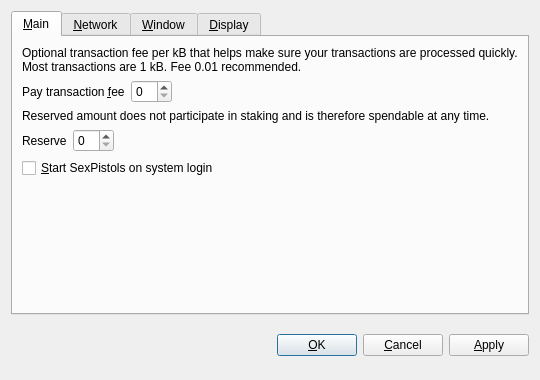
<?xml version="1.0" encoding="UTF-8"?>
<ui version="4.0">
 <class>OptionsDialog</class>
 <widget class="QDialog" name="OptionsDialog">
  <property name="geometry">
   <rect>
    <x>0</x>
    <y>0</y>
    <width>540</width>
    <height>380</height>
   </rect>
  </property>
  <property name="windowTitle">
   <string>Options</string>
  </property>
  <property name="modal">
   <bool>true</bool>
  </property>
  <layout class="QVBoxLayout" name="verticalLayout">
   <item>
    <widget class="QTabWidget" name="tabWidget">
     <property name="tabPosition">
      <enum>QTabWidget::North</enum>
     </property>
     <property name="currentIndex">
      <number>0</number>
     </property>
     <widget class="QWidget" name="tabMain">
      <attribute name="title">
       <string>&amp;Main</string>
      </attribute>
      <layout class="QVBoxLayout" name="verticalLayout_Main">
       <item>
        <widget class="QLabel" name="transactionFeeInfoLabel">
         <property name="text">
          <string>Optional transaction fee per kB that helps make sure your transactions are processed quickly. Most transactions are 1 kB. Fee 0.01 recommended.</string>
         </property>
         <property name="textFormat">
          <enum>Qt::PlainText</enum>
         </property>
         <property name="wordWrap">
          <bool>true</bool>
         </property>
        </widget>
       </item>
       <item>
        <layout class="QHBoxLayout" name="horizontalLayoutFee">
         <item>
          <widget class="QLabel" name="transactionFeeLabel">
           <property name="text">
            <string>Pay transaction &amp;fee</string>
           </property>
           <property name="textFormat">
            <enum>Qt::PlainText</enum>
           </property>
           <property name="buddy">
            <cstring>transactionFee</cstring>
           </property>
          </widget>
         </item>
         <item>
          <widget class="BitcoinAmountField" name="transactionFee"/>
         </item>
         <item>
          <spacer name="horizontalSpacerFee">
           <property name="orientation">
            <enum>Qt::Horizontal</enum>
           </property>
           <property name="sizeHint" stdset="0">
            <size>
             <width>40</width>
             <height>20</height>
            </size>
           </property>
          </spacer>
         </item>
        </layout>
       </item>
       <item>
        <widget class="QLabel" name="reserveBalanceInfoLabel">
         <property name="text">
          <string>Reserved amount does not participate in staking and is therefore spendable at any time.</string>
         </property>
         <property name="textFormat">
          <enum>Qt::PlainText</enum>
         </property>
         <property name="wordWrap">
          <bool>true</bool>
         </property>
        </widget>
       </item>
       <item>
        <layout class="QHBoxLayout" name="horizontalLayoutReserveBalance">
         <item>
          <widget class="QLabel" name="reserveBalanceLabel">
           <property name="text">
            <string>Reserve</string>
           </property>
           <property name="textFormat">
            <enum>Qt::PlainText</enum>
           </property>
           <property name="buddy">
            <cstring>reserveBalance</cstring>
           </property>
          </widget>
         </item>
         <item>
          <widget class="BitcoinAmountField" name="reserveBalance"/>
         </item>
         <item>
          <spacer name="horizontalSpacerReserveBalance">
           <property name="orientation">
            <enum>Qt::Horizontal</enum>
           </property>
           <property name="sizeHint" stdset="0">
            <size>
             <width>40</width>
             <height>20</height>
            </size>
           </property>
          </spacer>
         </item>
        </layout>
       </item>
       <item>
        <widget class="QCheckBox" name="bitcoinAtStartup">
         <property name="toolTip">
          <string>Automatically start SexPistols after logging in to the system.</string>
         </property>
         <property name="text">
          <string>&amp;Start SexPistols on system login</string>
         </property>
        </widget>
       </item>
       <item>
        <spacer name="verticalSpacer_Main">
         <property name="orientation">
          <enum>Qt::Vertical</enum>
         </property>
         <property name="sizeHint" stdset="0">
          <size>
           <width>20</width>
           <height>40</height>
          </size>
         </property>
        </spacer>
       </item>
      </layout>
     </widget>
     <widget class="QWidget" name="tabNetwork">
      <attribute name="title">
       <string>&amp;Network</string>
      </attribute>
      <layout class="QVBoxLayout" name="verticalLayout_Network">
       <item>
        <widget class="QCheckBox" name="mapPortUpnp">
         <property name="toolTip">
          <string>Automatically open the SexPistols client port on the router. This only works when your router supports UPnP and it is enabled.</string>
         </property>
         <property name="text">
          <string>Map port using &amp;UPnP</string>
         </property>
        </widget>
       </item>
       <item>
        <widget class="QCheckBox" name="connectSocks">
         <property name="toolTip">
          <string>Connect to the SexPistols network through a SOCKS proxy (e.g. when connecting through Tor).</string>
         </property>
         <property name="text">
          <string>&amp;Connect through SOCKS proxy:</string>
         </property>
        </widget>
       </item>
       <item>
        <layout class="QHBoxLayout" name="horizontalLayout_Network">
         <item>
          <widget class="QLabel" name="proxyIpLabel">
           <property name="text">
            <string>Proxy &amp;IP:</string>
           </property>
           <property name="textFormat">
            <enum>Qt::PlainText</enum>
           </property>
           <property name="buddy">
            <cstring>proxyIp</cstring>
           </property>
          </widget>
         </item>
         <item>
          <widget class="QValidatedLineEdit" name="proxyIp">
           <property name="maximumSize">
            <size>
             <width>140</width>
             <height>16777215</height>
            </size>
           </property>
           <property name="toolTip">
            <string>IP address of the proxy (e.g. 127.0.0.1)</string>
           </property>
          </widget>
         </item>
         <item>
          <widget class="QLabel" name="proxyPortLabel">
           <property name="text">
            <string>&amp;Port:</string>
           </property>
           <property name="textFormat">
            <enum>Qt::PlainText</enum>
           </property>
           <property name="buddy">
            <cstring>proxyPort</cstring>
           </property>
          </widget>
         </item>
         <item>
          <widget class="QLineEdit" name="proxyPort">
           <property name="maximumSize">
            <size>
             <width>55</width>
             <height>16777215</height>
            </size>
           </property>
           <property name="toolTip">
            <string>Port of the proxy (e.g. 9050)</string>
           </property>
          </widget>
         </item>
         <item>
          <widget class="QLabel" name="socksVersionLabel">
           <property name="text">
            <string>SOCKS &amp;Version:</string>
           </property>
           <property name="textFormat">
            <enum>Qt::PlainText</enum>
           </property>
           <property name="buddy">
            <cstring>socksVersion</cstring>
           </property>
          </widget>
         </item>
         <item>
          <widget class="QValueComboBox" name="socksVersion">
           <property name="toolTip">
            <string>SOCKS version of the proxy (e.g. 5)</string>
           </property>
          </widget>
         </item>
         <item>
          <spacer name="horizontalSpacer_Network">
           <property name="orientation">
            <enum>Qt::Horizontal</enum>
           </property>
           <property name="sizeHint" stdset="0">
            <size>
             <width>40</width>
             <height>20</height>
            </size>
           </property>
          </spacer>
         </item>
        </layout>
       </item>
       <item>
        <spacer name="verticalSpacer_Network">
         <property name="orientation">
          <enum>Qt::Vertical</enum>
         </property>
         <property name="sizeHint" stdset="0">
          <size>
           <width>20</width>
           <height>40</height>
          </size>
         </property>
        </spacer>
       </item>
      </layout>
     </widget>
     <widget class="QWidget" name="tabWindow">
      <attribute name="title">
       <string>&amp;Window</string>
      </attribute>
      <layout class="QVBoxLayout" name="verticalLayout_Window">
       <item>
        <widget class="QCheckBox" name="minimizeToTray">
         <property name="toolTip">
          <string>Show only a tray icon after minimizing the window.</string>
         </property>
         <property name="text">
          <string>&amp;Minimize to the tray instead of the taskbar</string>
         </property>
        </widget>
       </item>
       <item>
        <widget class="QCheckBox" name="minimizeOnClose">
         <property name="toolTip">
          <string>Minimize instead of exit the application when the window is closed. When this option is enabled, the application will be closed only after selecting Quit in the menu.</string>
         </property>
         <property name="text">
          <string>M&amp;inimize on close</string>
         </property>
        </widget>
       </item>
       <item>
        <spacer name="verticalSpacer_Window">
         <property name="orientation">
          <enum>Qt::Vertical</enum>
         </property>
         <property name="sizeHint" stdset="0">
          <size>
           <width>20</width>
           <height>40</height>
          </size>
         </property>
        </spacer>
       </item>
      </layout>
     </widget>
     <widget class="QWidget" name="tabDisplay">
      <attribute name="title">
       <string>&amp;Display</string>
      </attribute>
      <layout class="QVBoxLayout" name="verticalLayout_Display">
       <item>
        <layout class="QHBoxLayout" name="horizontalLayout_1_Display">
         <item>
          <widget class="QLabel" name="langLabel">
           <property name="text">
            <string>User Interface &amp;language:</string>
           </property>
           <property name="textFormat">
            <enum>Qt::PlainText</enum>
           </property>
           <property name="buddy">
            <cstring>lang</cstring>
           </property>
          </widget>
         </item>
         <item>
          <widget class="QValueComboBox" name="lang">
           <property name="toolTip">
            <string>The user interface language can be set here. This setting will take effect after restarting SexPistols.</string>
           </property>
          </widget>
         </item>
        </layout>
       </item>
       <item>
        <layout class="QHBoxLayout" name="horizontalLayout_2_Display">
         <item>
          <widget class="QLabel" name="unitLabel">
           <property name="text">
            <string>&amp;Unit to show amounts in:</string>
           </property>
           <property name="textFormat">
            <enum>Qt::PlainText</enum>
           </property>
           <property name="buddy">
            <cstring>unit</cstring>
           </property>
          </widget>
         </item>
         <item>
          <widget class="QValueComboBox" name="unit">
           <property name="toolTip">
            <string>Choose the default subdivision unit to show in the interface and when sending coins.</string>
           </property>
          </widget>
         </item>
        </layout>
       </item>
       <item>
        <widget class="QCheckBox" name="displayAddresses">
         <property name="toolTip">
          <string>Whether to show SexPistols addresses in the transaction list or not.</string>
         </property>
         <property name="text">
          <string>&amp;Display addresses in transaction list</string>
         </property>
        </widget>
       </item>
       <item>
        <widget class="QCheckBox" name="coinControlFeatures">
         <property name="toolTip">
          <string>Whether to show coin control features or not.</string>
         </property>
         <property name="text">
          <string>Display coin &amp;control features (experts only!)</string>
         </property>
        </widget>
       </item>
       <item>
        <spacer name="verticalSpacer_Display">
         <property name="orientation">
          <enum>Qt::Vertical</enum>
         </property>
         <property name="sizeHint" stdset="0">
          <size>
           <width>20</width>
           <height>40</height>
          </size>
         </property>
        </spacer>
       </item>
      </layout>
     </widget>
    </widget>
   </item>
   <item>
    <layout class="QHBoxLayout" name="horizontalLayout_Buttons">
     <item>
      <spacer name="horizontalSpacer_1">
       <property name="orientation">
        <enum>Qt::Horizontal</enum>
       </property>
       <property name="sizeHint" stdset="0">
        <size>
         <width>40</width>
         <height>48</height>
        </size>
       </property>
      </spacer>
     </item>
     <item>
      <widget class="QLabel" name="statusLabel">
       <property name="font">
        <font>
         <weight>75</weight>
         <bold>true</bold>
        </font>
       </property>
       <property name="text">
        <string/>
       </property>
       <property name="textFormat">
        <enum>Qt::PlainText</enum>
       </property>
       <property name="wordWrap">
        <bool>true</bool>
       </property>
      </widget>
     </item>
     <item>
      <spacer name="horizontalSpacer_2">
       <property name="orientation">
        <enum>Qt::Horizontal</enum>
       </property>
       <property name="sizeHint" stdset="0">
        <size>
         <width>40</width>
         <height>48</height>
        </size>
       </property>
      </spacer>
     </item>
     <item>
      <widget class="QPushButton" name="okButton">
       <property name="text">
        <string>&amp;OK</string>
       </property>
      </widget>
     </item>
     <item>
      <widget class="QPushButton" name="cancelButton">
       <property name="text">
        <string>&amp;Cancel</string>
       </property>
       <property name="autoDefault">
        <bool>false</bool>
       </property>
      </widget>
     </item>
     <item>
      <widget class="QPushButton" name="applyButton">
       <property name="text">
        <string>&amp;Apply</string>
       </property>
       <property name="autoDefault">
        <bool>false</bool>
       </property>
      </widget>
     </item>
    </layout>
   </item>
  </layout>
 </widget>
 <customwidgets>
  <customwidget>
   <class>BitcoinAmountField</class>
   <extends>QSpinBox</extends>
   <header>bitcoinamountfield.h</header>
  </customwidget>
  <customwidget>
   <class>QValueComboBox</class>
   <extends>QComboBox</extends>
   <header>qvaluecombobox.h</header>
  </customwidget>
  <customwidget>
   <class>QValidatedLineEdit</class>
   <extends>QLineEdit</extends>
   <header>qvalidatedlineedit.h</header>
  </customwidget>
 </customwidgets>
 <resources/>
 <connections/>
</ui>
